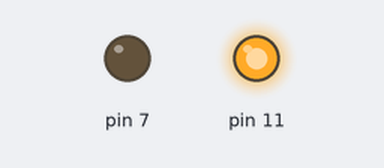
This program was run on a simulated Raspberry Pi (header pin numbers). Shown: output pins drawn as LEDs (lit = HIGH). At 10.0 s the program stops and its outputs stay as they are.

Above: at 0.1 s.
At 5.1 s:
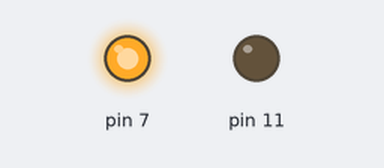
At 10.1 s:
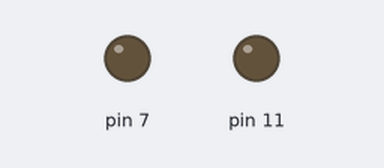
Timing chart, 0 to 11.5 s (numbered marks = the images above):
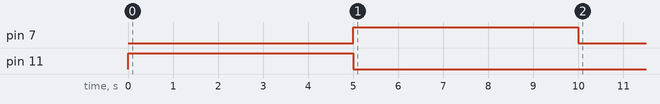

Measured:
- by itself, pin 7: LOW → HIGH at 5.0 s, → LOW 5.0 s later
- by itself, pin 11: LOW → HIGH at 0.00 s, → LOW 5.0 s later

The program:

led_test.py
```python
import time
import RPi.GPIO as GPIO

GPIO.setwarnings(False)
GPIO.cleanup()
GPIO.setmode(GPIO.BOARD)
GPIO.setup(7,GPIO.OUT)
GPIO.setup(11,GPIO.OUT)

GPIO.output(11,GPIO.HIGH)
time.sleep(5)
GPIO.output(11,GPIO.LOW)
GPIO.output(7,GPIO.HIGH)
time.sleep(5)
GPIO.output(7,GPIO.LOW)
```
